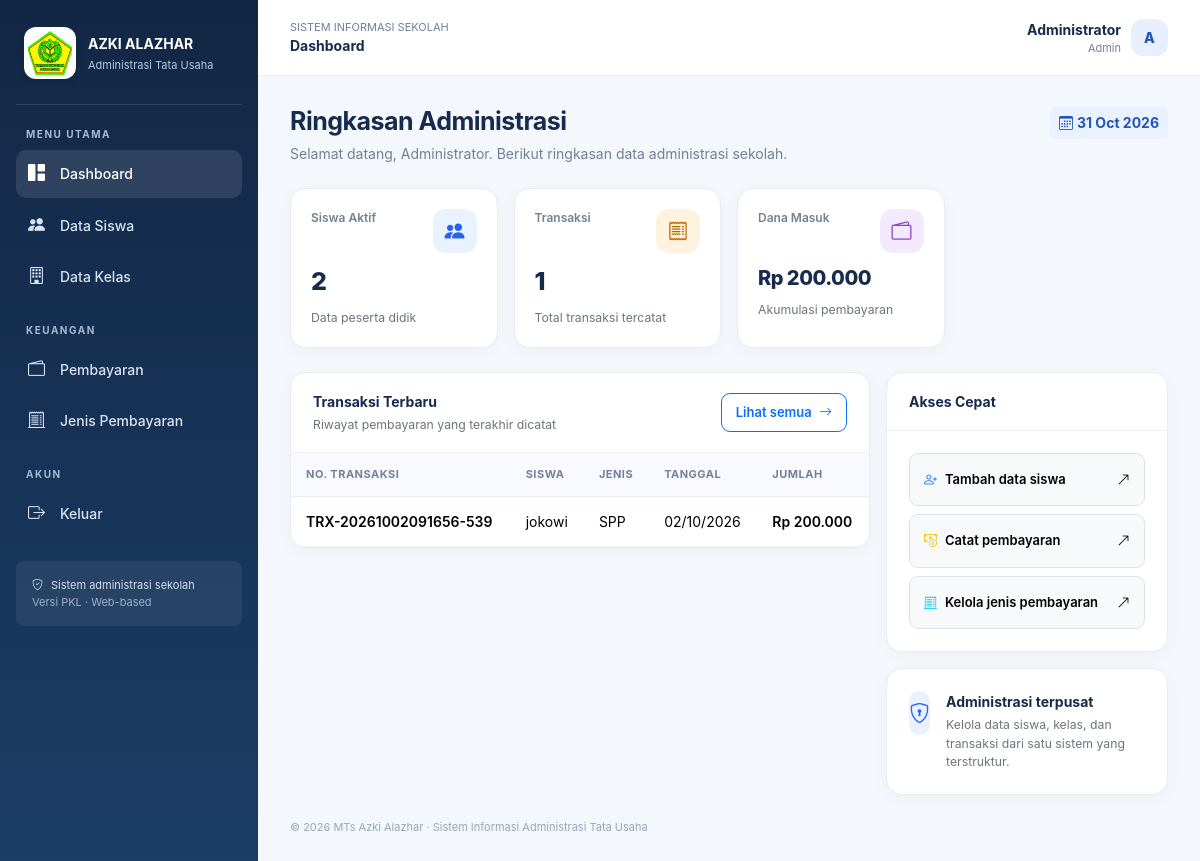
/dashboard.php (signed in), run on the app's committed database.
### tables this page shows
CREATE TABLE `pembayaran` (
  `id_pembayaran` int(11) NOT NULL,
  `no_transaksi` varchar(30) NOT NULL,
  `id_siswa` int(11) NOT NULL,
  `id_jenis` int(11) NOT NULL,
  `tanggal_bayar` date NOT NULL,
  `jumlah` decimal(12,2) NOT NULL,
  `metode_pembayaran` enum('Tunai','Transfer') DEFAULT 'Tunai',
  `keterangan` text DEFAULT NULL,
  `id_user` int(11) NOT NULL,
  `created_at` timestamp NOT NULL DEFAULT current_timestamp()
);

CREATE TABLE `siswa` (
  `id_siswa` int(11) NOT NULL,
  `nis` varchar(20) NOT NULL,
  `nisn` varchar(20) DEFAULT NULL,
  `nama_siswa` varchar(100) NOT NULL,
  `jenis_kelamin` enum('L','P') NOT NULL,
  `tempat_lahir` varchar(50) DEFAULT NULL,
  `tanggal_lahir` date DEFAULT NULL,
  `alamat` text DEFAULT NULL,
  `kelas` varchar(20) DEFAULT NULL,
  `nama_orang_tua` varchar(100) DEFAULT NULL,
  `no_hp` varchar(20) DEFAULT NULL,
  `status` enum('aktif','tidak_aktif') DEFAULT 'aktif',
  `created_at` timestamp NOT NULL DEFAULT current_timestamp()
);

CREATE TABLE `jenis_pembayaran` (
  `id_jenis` int(11) NOT NULL,
  `nama_jenis` varchar(100) NOT NULL,
  `nominal` decimal(12,2) DEFAULT 0.00,
  `keterangan` text DEFAULT NULL,
  `status` enum('aktif','nonaktif') DEFAULT 'aktif',
  `created_at` timestamp NOT NULL DEFAULT current_timestamp()
);

### includes/auth.php (called while the page is built, shortened)
<?php
function e($v) { return htmlspecialchars((string)($v ?? ''), ENT_QUOTES, 'UTF-8'); }
function rupiah($n) { return 'Rp ' . number_format((float)$n, 0, ',', '.'); }
?>

### dashboard.php (the view)
<?php
require_once 'includes/auth.php'; require_once 'config/koneksi.php';
function countRows($conn,$sql){$r=$conn->query($sql)->fetch_assoc();return $r['total']??0;}
$total_siswa=countRows($conn,"SELECT COUNT(*) total FROM siswa WHERE status='aktif'");$total_trx=countRows($conn,"SELECT COUNT(*) total FROM pembayaran");$total_nominal=countRows($conn,"SELECT COALESCE(SUM(jumlah),0) total FROM pembayaran");
$recent=$conn->query("SELECT p.no_transaksi,p.tanggal_bayar,p.jumlah,p.metode_pembayaran,s.nama_siswa,j.nama_jenis FROM pembayaran p JOIN siswa s ON s.id_siswa=p.id_siswa JOIN jenis_pembayaran j ON j.id_jenis=p.id_jenis ORDER BY p.id_pembayaran DESC LIMIT 6");
$page_title='Dashboard';$active='dashboard';include 'includes/header.php';?>
<div class="page-heading"><div><h1>Ringkasan Administrasi</h1><p>Selamat datang, <?= e($_SESSION['nama']) ?>. Berikut ringkasan data administrasi sekolah.</p></div><span class="badge-soft"><i class="bi bi-calendar3 me-1"></i><?= date('d M Y') ?></span></div>
<div class="row g-3 mb-4"><div class="col-6 col-xl-3"><div class="stat-card"><div class="d-flex justify-content-between"><span class="stat-label">Siswa Aktif</span><span class="stat-icon" style="background:#eaf1ff;color:#2563eb"><i class="bi bi-people-fill"></i></span></div><div class="stat-value"><?= number_format($total_siswa) ?></div><div class="text-secondary small mt-2">Data peserta didik</div></div></div><div class="col-6 col-xl-3"><div class="stat-card"><div class="d-flex justify-content-between"><span class="stat-label">Transaksi</span><span class="stat-icon" style="background:#fff3df;color:#b96b00"><i class="bi bi-receipt"></i></span></div><div class="stat-value"><?= number_format($total_trx) ?></div><div class="text-secondary small mt-2">Total transaksi tercatat</div></div></div><div class="col-6 col-xl-3"><div class="stat-card"><div class="d-flex justify-content-between"><span class="stat-label">Dana Masuk</span><span class="stat-icon" style="background:#f3eaff;color:#8546c8"><i class="bi bi-wallet2"></i></span></div><div class="stat-value" style="font-size:20px"><?= rupiah($total_nominal) ?></div><div class="text-secondary small mt-2">Akumulasi pembayaran</div></div></div></div>
<div class="row g-3"><div class="col-lg-8"><div class="panel"><div class="panel-head"><div><strong>Transaksi Terbaru</strong><div class="text-secondary small mt-1">Riwayat pembayaran yang terakhir dicatat</div></div><a href="pembayaran/index.php" class="btn btn-sm btn-outline-primary">Lihat semua <i class="bi bi-arrow-right ms-1"></i></a></div><div class="table-responsive"><table class="table"><thead><tr><th>No. Transaksi</th><th>Siswa</th><th>Jenis</th><th>Tanggal</th><th>Jumlah</th></tr></thead><tbody><?php if($recent->num_rows): while($r=$recent->fetch_assoc()):?><tr><td><span class="fw-semibold"><?= e($r['no_transaksi']) ?></span></td><td><?= e($r['nama_siswa']) ?></td><td><?= e($r['nama_jenis']) ?></td><td><?= date('d/m/Y',strtotime($r['tanggal_bayar'])) ?></td><td class="fw-semibold"><?= rupiah($r['jumlah']) ?></td></tr><?php endwhile; else: ?><tr><td colspan="5" class="empty">Belum ada transaksi pembayaran.</td></tr><?php endif;?></tbody></table></div></div></div><div class="col-lg-4"><div class="panel"><div class="panel-head"><strong>Akses Cepat</strong></div><div class="panel-body d-grid gap-2"><a class="btn btn-light text-start border py-3" href="siswa/tambah.php"><i class="bi bi-person-plus text-primary me-2"></i>Tambah data siswa <i class="bi bi-arrow-up-right float-end"></i></a><a class="btn btn-light text-start border py-3" href="pembayaran/tambah.php"><i class="bi bi-cash-coin text-warning me-2"></i>Catat pembayaran <i class="bi bi-arrow-up-right float-end"></i></a><a class="btn btn-light text-start border py-3" href="jenis_pembayaran/index.php"><i class="bi bi-receipt-cutoff text-info me-2"></i>Kelola jenis pembayaran <i class="bi bi-arrow-up-right float-end"></i></a></div></div><div class="panel mt-3"><div class="panel-body"><div class="d-flex gap-3"><div class="stat-icon" style="background:#eaf1ff;color:#2563eb"><i class="bi bi-shield-lock"></i></div><div><strong>Administrasi terpusat</strong><p class="text-secondary small mt-1 mb-0">Kelola data siswa, kelas, dan transaksi dari satu sistem yang terstruktur.</p></div></div></div></div></div></div>
<?php include 'includes/footer.php';?>

### includes/header.php (style rules this page uses)
:root { --navy:#142b4a;--blue:#2563eb;--bg:#f4f7fb;--muted:#718096 }
* { box-sizing:border-box }
body { background:var(--bg);color:#172b4d;font-family:Inter,system-ui,-apple-system,"Segoe UI",sans-serif;font-size:14px }
.page-heading { display:flex;justify-content:space-between;align-items:flex-start;gap:16px;margin-bottom:24px }
.page-heading h1 { font-size:25px;font-weight:750;letter-spacing:-.5px;margin:0 }
.page-heading p { color:var(--muted);margin:7px 0 0 }
.stat-card,.panel { background:#fff;border:1px solid #e8edf5;border-radius:16px;box-shadow:0 4px 18px #152d4d08 }
.stat-card { padding:20px;height:100% }
.stat-icon { width:44px;height:44px;border-radius:13px;display:grid;place-items:center;font-size:20px }
.stat-label { color:var(--muted);font-size:12px;font-weight:600 }
.stat-value { font-size:25px;font-weight:800;margin-top:10px;letter-spacing:-.5px }
.panel { overflow:hidden }
.panel-head { padding:18px 22px;border-bottom:1px solid #edf1f6;display:flex;align-items:center;justify-content:space-between;gap:12px }
.panel-body { padding:22px }
.table { margin:0 }
.table thead th { font-size:11px;text-transform:uppercase;letter-spacing:.5px;color:#738198;background:#f8faff;border-bottom:1px solid #e8edf5;padding:13px 15px;white-space:nowrap }
.table tbody td { padding:14px 15px;vertical-align:middle;border-color:#eef2f7 }
.btn { border-radius:9px;font-weight:600;padding:9px 14px;font-size:13px }
.badge-soft { background:#eaf1ff;color:#2455b5;padding:6px 9px;border-radius:7px;font-weight:700 }

### data on the page
pembayaran: no_transaksi "TRX-20261002091656-539", id_siswa.nama_siswa "jokowi", id_jenis.nama_jenis "SPP", tanggal_bayar "02/10/2026", jumlah "Rp 200.000"

### other printed values
$page_title "Dashboard"
$_SESSION['nama'] "Administrator"
str_replace('_',' ', $_SESSION['role'] ?? '') "Admin"
substr($_SESSION['nama'] ?? 'U',0,1) "A"
$total_siswa "2"
$total_trx "1"
rupiah($total_nominal) "Rp 200.000"
